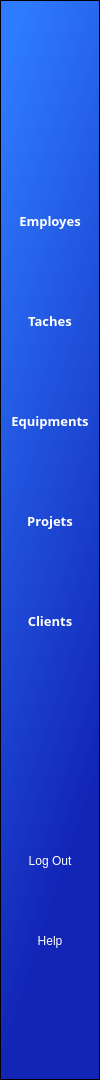
     <widget class="QFrame" name="frame">
      <property name="geometry">
       <rect>
        <x>0</x>
        <y>0</y>
        <width>100</width>
        <height>1080</height>
       </rect>
      </property>
      <property name="styleSheet">
       <string notr="true">background-color: qlineargradient(spread:pad, x1:0.266, y1:0, x2:0.55, y2:1, stop:0 rgba(46, 123, 255, 255), stop:0.848039 rgba(18, 37, 183, 255));</string>
      </property>
      <property name="frameShape">
       <enum>QFrame::StyledPanel</enum>
      </property>
      <property name="frameShadow">
       <enum>QFrame::Raised</enum>
      </property>
      <widget class="QToolButton" name="tb_emp">
       <property name="geometry">
        <rect>
         <x>0</x>
         <y>180</y>
         <width>100</width>
         <height>81</height>
        </rect>
       </property>
       <property name="font">
        <font>
         <family>Segoe UI Semibold</family>
         <pointsize>10</pointsize>
         <weight>75</weight>
         <bold>true</bold>
        </font>
       </property>
       <property name="styleSheet">
        <string notr="true">
QToolButton {


background:none;
border:none;
color:white;



}
QToolButton:hover,QToolButton:selected  {
color: rgb(234, 243, 255);

background-color: rgb(178, 209, 255);
border-left: 8px solid rgb(64, 211, 255);

  

}
</string>
       </property>
       <property name="text">
        <string>Employes</string>
       </property>
       <property name="icon">
        <iconset resource="D:/volve/untitled22/res.qrc">
         <normaloff>:/icon/icons/icons8-name-tag-50.png</normaloff>:/icon/icons/icons8-name-tag-50.png</iconset>
       </property>
       <property name="iconSize">
        <size>
         <width>40</width>
         <height>40</height>
        </size>
       </property>
       <property name="toolButtonStyle">
        <enum>Qt::ToolButtonTextUnderIcon</enum>
       </property>
      </widget>
      <widget class="QToolButton" name="tb_taches">
       <property name="geometry">
        <rect>
         <x>0</x>
         <y>280</y>
         <width>100</width>
         <height>81</height>
        </rect>
       </property>
       <property name="font">
        <font>
         <family>Segoe UI Semibold</family>
         <pointsize>10</pointsize>
         <weight>75</weight>
         <bold>true</bold>
        </font>
       </property>
       <property name="styleSheet">
        <string notr="true">
QToolButton {


background:none;
border:none;
color:white;



}
QToolButton:hover,QToolButton:selected  {
color: rgb(234, 243, 255);

background-color: rgb(178, 209, 255);
border-left: 8px solid rgb(64, 211, 255);

  

}
</string>
       </property>
       <property name="text">
        <string>Taches</string>
       </property>
       <property name="icon">
        <iconset resource="D:/volve/untitled22/res.qrc">
         <normaloff>:/icon/icons/icons8-task-completed-100.png</normaloff>:/icon/icons/icons8-task-completed-100.png</iconset>
       </property>
       <property name="iconSize">
        <size>
         <width>40</width>
         <height>40</height>
        </size>
       </property>
       <property name="toolButtonStyle">
        <enum>Qt::ToolButtonTextUnderIcon</enum>
       </property>
      </widget>
      <widget class="QToolButton" name="tb_equi">
       <property name="geometry">
        <rect>
         <x>0</x>
         <y>380</y>
         <width>100</width>
         <height>81</height>
        </rect>
       </property>
       <property name="font">
        <font>
         <family>Segoe UI Semibold</family>
         <pointsize>10</pointsize>
         <weight>75</weight>
         <bold>true</bold>
        </font>
       </property>
       <property name="styleSheet">
        <string notr="true">
QToolButton {


background:none;
border:none;
color:white;



}
QToolButton:hover,QToolButton:selected  {
color: rgb(234, 243, 255);

background-color: rgb(178, 209, 255);
border-left: 8px solid rgb(64, 211, 255);

  

}
</string>
       </property>
       <property name="text">
        <string>Equipments</string>
       </property>
       <property name="icon">
        <iconset resource="D:/volve/untitled22/res.qrc">
         <normaloff>:/icon/icons/icons8-multiple-devices-100.png</normaloff>:/icon/icons/icons8-multiple-devices-100.png</iconset>
       </property>
       <property name="iconSize">
        <size>
         <width>40</width>
         <height>40</height>
        </size>
       </property>
       <property name="toolButtonStyle">
        <enum>Qt::ToolButtonTextUnderIcon</enum>
       </property>
      </widget>
      <widget class="QToolButton" name="tb_pro">
       <property name="geometry">
        <rect>
         <x>0</x>
         <y>480</y>
         <width>100</width>
         <height>81</height>
        </rect>
       </property>
       <property name="font">
        <font>
         <family>Segoe UI Semibold</family>
         <pointsize>10</pointsize>
         <weight>75</weight>
         <bold>true</bold>
        </font>
       </property>
       <property name="styleSheet">
        <string notr="true">
QToolButton {


background:none;
border:none;
color:white;



}
QToolButton:hover,QToolButton:selected  {
color: rgb(234, 243, 255);

background-color: rgb(178, 209, 255);
border-left: 8px solid rgb(64, 211, 255);

  

}
</string>
       </property>
       <property name="text">
        <string>Projets</string>
       </property>
       <property name="icon">
        <iconset resource="D:/volve/untitled22/res.qrc">
         <normaloff>:/icon/icons/icons8-ai-64.png</normaloff>:/icon/icons/icons8-ai-64.png</iconset>
       </property>
       <property name="iconSize">
        <size>
         <width>40</width>
         <height>40</height>
        </size>
       </property>
       <property name="toolButtonStyle">
        <enum>Qt::ToolButtonTextUnderIcon</enum>
       </property>
      </widget>
      <widget class="QToolButton" name="tb_cli">
       <property name="geometry">
        <rect>
         <x>0</x>
         <y>580</y>
         <width>100</width>
         <height>81</height>
        </rect>
       </property>
       <property name="font">
        <font>
         <family>Segoe UI Semibold</family>
         <pointsize>10</pointsize>
         <weight>75</weight>
         <bold>true</bold>
        </font>
       </property>
       <property name="styleSheet">
        <string notr="true">
QToolButton {


background:none;
border:none;
color:white;



}
QToolButton:hover,QToolButton:selected  {
color: rgb(234, 243, 255);

background-color: rgb(178, 209, 255);
border-left: 8px solid rgb(64, 211, 255);

  

}
</string>
       </property>
       <property name="text">
        <string>Clients</string>
       </property>
       <property name="icon">
        <iconset resource="D:/volve/untitled22/res.qrc">
         <normaloff>:/icon/icons/icons8-client-management-50.png</normaloff>:/icon/icons/icons8-client-management-50.png</iconset>
       </property>
       <property name="iconSize">
        <size>
         <width>40</width>
         <height>40</height>
        </size>
       </property>
       <property name="toolButtonStyle">
        <enum>Qt::ToolButtonTextUnderIcon</enum>
       </property>
      </widget>
      <widget class="QLabel" name="logo">
       <property name="geometry">
        <rect>
         <x>0</x>
         <y>10</y>
         <width>101</width>
         <height>91</height>
        </rect>
       </property>
       <property name="styleSheet">
        <string notr="true">background:none;
image: url(:/images/images/Capture1-removebg-preview.png);
</string>
       </property>
       <property name="text">
        <string/>
       </property>
      </widget>
      <widget class="QToolButton" name="tb_log_out">
       <property name="geometry">
        <rect>
         <x>0</x>
         <y>820</y>
         <width>100</width>
         <height>81</height>
        </rect>
       </property>
       <property name="styleSheet">
        <string notr="true">
QToolButton {


background:none;
border:none;
color:white;



}
QToolButton:hover,QToolButton:selected  {
color: rgb(234, 243, 255);

background-color: rgb(178, 209, 255);


  

}
</string>
       </property>
       <property name="text">
        <string>Log Out</string>
       </property>
       <property name="icon">
        <iconset resource="D:/volve/untitled22/res.qrc">
         <normaloff>:/icon/icons/icons8-log-out-96.png</normaloff>:/icon/icons/icons8-log-out-96.png</iconset>
       </property>
       <property name="iconSize">
        <size>
         <width>40</width>
         <height>40</height>
        </size>
       </property>
       <property name="toolButtonStyle">
        <enum>Qt::ToolButtonTextUnderIcon</enum>
       </property>
      </widget>
      <widget class="QToolButton" name="tb_chat_box">
       <property name="geometry">
        <rect>
         <x>0</x>
         <y>670</y>
         <width>100</width>
         <height>81</height>
        </rect>
       </property>
       <property name="font">
        <font>
         <family>Segoe UI Semibold</family>
         <pointsize>10</pointsize>
         <weight>75</weight>
         <bold>true</bold>
        </font>
       </property>
       <property name="styleSheet">
        <string notr="true">
QToolButton {


background:none;
border:none;
color:white;



}
QToolButton:hover,QToolButton:selected  {
color: rgb(234, 243, 255);

background-color: rgb(178, 209, 255);
border-left: 8px solid rgb(64, 211, 255);

  

}
</string>
       </property>
       <property name="text">
        <string/>
       </property>
       <property name="iconSize">
        <size>
         <width>40</width>
         <height>40</height>
        </size>
       </property>
       <property name="toolButtonStyle">
        <enum>Qt::ToolButtonTextUnderIcon</enum>
       </property>
      </widget>
      <widget class="QToolButton" name="tb_help">
       <property name="geometry">
        <rect>
         <x>0</x>
         <y>900</y>
         <width>100</width>
         <height>81</height>
        </rect>
       </property>
       <property name="styleSheet">
        <string notr="true">
QToolButton {


background:none;
border:none;
color:white;



}
QToolButton:hover,QToolButton:selected  {
color: rgb(234, 243, 255);

background-color: rgb(178, 209, 255);


  

}
</string>
       </property>
       <property name="text">
        <string>Help</string>
       </property>
       <property name="icon">
        <iconset resource="D:/volve/untitled22/res.qrc">
         <normaloff>:/icon/icons/icons8-help-50.png</normaloff>:/icon/icons/icons8-help-50.png</iconset>
       </property>
       <property name="iconSize">
        <size>
         <width>40</width>
         <height>40</height>
        </size>
       </property>
       <property name="toolButtonStyle">
        <enum>Qt::ToolButtonTextUnderIcon</enum>
       </property>
      </widget>
      <zorder>tb_emp</zorder>
      <zorder>tb_taches</zorder>
      <zorder>tb_equi</zorder>
      <zorder>tb_pro</zorder>
      <zorder>tb_cli</zorder>
      <zorder>tb_log_out</zorder>
      <zorder>logo</zorder>
      <zorder>tb_chat_box</zorder>
      <zorder>tb_help</zorder>
     </widget>
